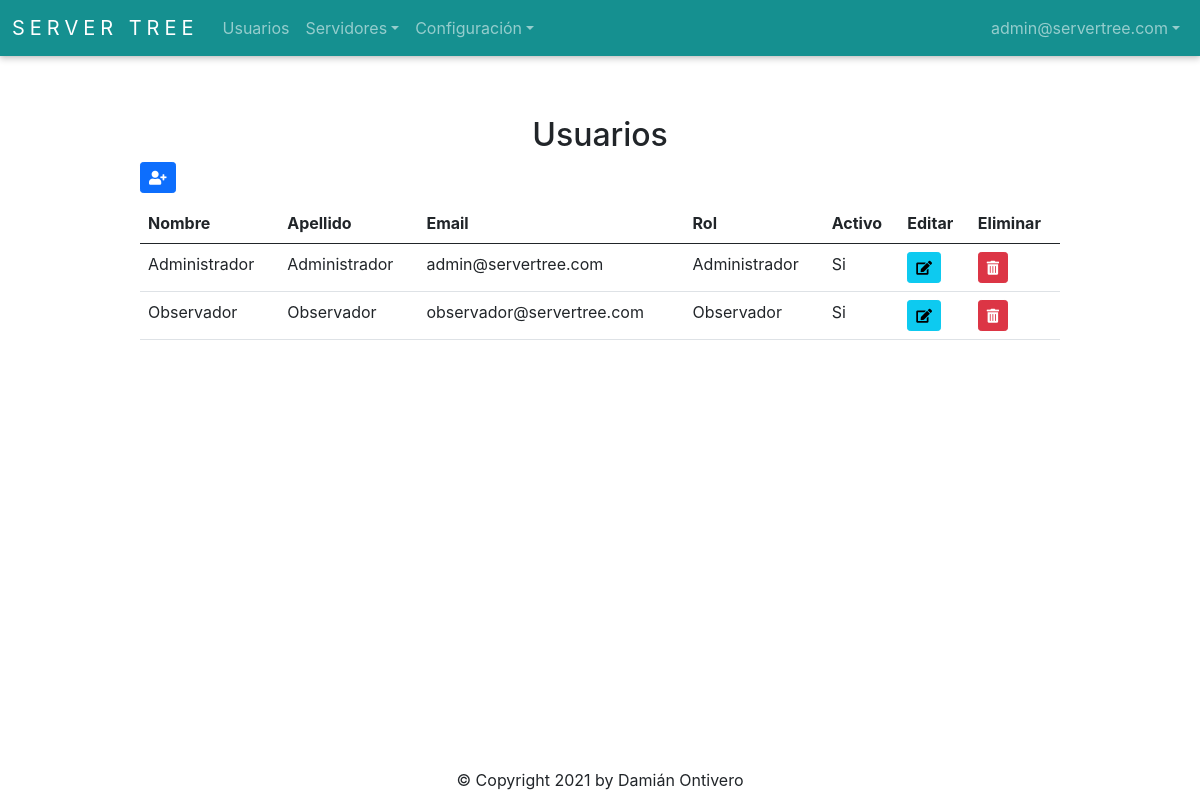
Page /auth/get_user_all (signed in) on the committed database.
### app/auth/models.py (models this page shows, shortened)
class User(db.Model, UserMixin):
    __tablename__ = 'Users'
    id = db.Column(db.Integer, autoincrement=True, primary_key=True)
    firstname = db.Column(db.String(128), nullable=False)
    lastname = db.Column(db.String(128), nullable=False)
    email = db.Column(db.String(256), unique=True, nullable=False)
    password = db.Column(db.String(256), nullable=False)
    role_id = db.Column(db.Integer, db.ForeignKey('Roles.id'), nullable=False)
    is_active = db.Column(db.Boolean)
    @staticmethod
    def get_by_id(id):
        return User.query.get(id)

class Role(db.Model):
    __tablename__ = 'Roles'
    id = db.Column(db.Integer, autoincrement=True, primary_key=True)
    role = db.Column(db.String(30), unique=True, nullable=False)
    @staticmethod
    def get_all():
        return Role.query.all()

### app/auth/routes.py (the view)
@auth_bp.route('/get_user_all', methods=['GET', 'POST'])
@login_required
def get_user_all():
    data = db.session.query(User, Role).join(Role).all()
    environments = Environment.get_all()
    user_form = UserForm()
    return render_template('user.html', data=data, environments=environments, user_form=user_form)

### app/auth/routes.py (called while the page is built)
@login_manager.user_loader
def load_user(user_id):
    return User.get_by_id(int(user_id))

### app/environments/models.py (called while the page is built)
    @staticmethod
    def get_all():
        return Environment.query.all()

### app/auth/templates/user.html (shortened to what this page needs)
{% extends 'base.html' %}
{% import 'bootstrap/wtf.html' as wtf %}
{% block content %}
<h2 style="text-align: center;">Usuarios</h2>
<div class="buttons">
  {% if current_user.role_id == 1 %}
    <button type="button" id="addUserButton" class="btn btn-primary btn-sm" data-bs-toggle="modal" data-bs-target="#userModal"><i class="fas fa-user-plus"></i></button>
  {% else %}
    <button disabled type="button" id="addUserButton" class="btn btn-primary btn-sm" data-bs-toggle="modal" data-bs-target="#userModal"><i class="fas fa-user-plus"></i></button>
  {% endif %}
</div>
<table class="table table-hover">
  <thead>
    <tr>
      <th>Nombre</th>
      <th>Apellido</th>
      <th>Email</th>
      <th>Rol</th>
      <th>Activo</th>
      <th>Editar</th>
      <th>Eliminar</th>
    </tr>
  </thead>
  <tbody>
    {% for user, role in data %}
      <tr>
        <td>{{ user.firstname }}</td>
        <td>{{ user.lastname }}</td>
        <td>{{ user.email }}</td>
        <td>{{ role.role }}</td>
        <td>
          {% if user.is_active == 0 %}
            No
          {% elif user.is_active == 1  %}
            Si
          {% endif %}
        </td>
        {% if current_user.role_id == 1 %}
          <td>
            <button type="button" class="btn btn-info btn-sm" id="editUserButton" data-id={{ user.id }} data-bs-toggle="modal" data-bs-target="#userModal"><i class="fas fa-edit"></i></button>
          </td>
          <td>
            <button type="button" class="btn btn-danger btn-sm" id="deleteUserButton" data-id={{ user.id }} data-bs-toggle="modal" data-bs-target="#deleteUserModal"><i class="fas fa-trash-alt"></i></button>
          </td>
        {% endif %}
      </tr>
    {% endfor %}
  </tbody>
</table>
{% endblock %}

### app/templates/base.html (shortened to what this page needs)
<!doctype html>
<html>
<head>
  <link rel="stylesheet" href="{{ url_for('static', filename='style.css') }}">
  <link rel="stylesheet" href="https://cdn.jsdelivr.net/npm/bootstrap@5.0.0/dist/css/bootstrap.min.css">
  <link rel="stylesheet" href="https://use.fontawesome.com/releases/v5.6.3/css/all.css">
</head>
<body>
  <nav class="navbar navbar-expand-lg navbar-dark">
      <div class="container-fluid">
        <a class="navbar-brand" href="{{ url_for('index.index') }}">Server Tree</a>
        <div class="collapse navbar-collapse" id="navbarSupportedContent">
          <ul class="navbar-nav me-auto mb-2 mb-lg-0">
              <li class="nav-item">
                <a class="nav-link" href="{{ url_for('auth.get_user_all') }}">Usuarios</a>
              </li>
              <li class="nav-item dropdown">
                  <a class="nav-link dropdown-toggle" href="#" id="navbarDropdown" role="button" data-bs-toggle="dropdown" aria-expanded="false">Servidores</a>
              </li>
              <li class="nav-item dropdown">
                  <a class="nav-link dropdown-toggle" href="#" id="navbarDropdown" role="button" data-bs-toggle="dropdown" aria-expanded="false">Configuración</a>
              </li>
          </ul>
          <ul class="navbar-nav">
            <li class="nav-item dropdown">
              <a class="nav-link dropdown-toggle" href="#" id="navbarDropdown" role="button" data-bs-toggle="dropdown" aria-expanded="false">{{ current_user.email }}</a>
            </li>
          </ul>
        </div>
      </div>
  </nav>
  <div class="container-base">
    {% block content %}{% endblock %}
  </div>
  <div class="footer">
    &copy; Copyright 2021 by Damián Ontivero
  </div>
</body>
</html>

### app/static/style.css (style rules this page uses)
* { text-decoration: none; font-family: -apple-system, BlinkMacSystemFont, 'Segoe UI', Roboto, Oxygen, Ubuntu, Cantarell, 'Open Sans', 'Helvetica Neue', sans-serif; }
html, body { margin: 0; padding: 0; width: 100%; height: 100%; position: relative; }
.navbar { background-color: #159090; box-shadow: 0 0 0.2rem rgb(0 0 0 / 10%), 0 0.2rem 0.4rem rgb(0 0 0 / 20%); }
.navbar-brand { text-transform: uppercase; letter-spacing: 5px; font-size: large; }
.footer { width: 100%; text-align: center; position: absolute; bottom: 1%; }
.container-base { width: 80%; position: relative; padding: 20px; left: 10%; top: 5%; overflow-x: auto; }
.container-base .buttons { margin-bottom: 10px; }

### rows in the picture
User: email "admin@servertree.com", firstname "Administrador", lastname "Administrador", role "Administrador", is_active "Si"
User: firstname "Observador", lastname "Observador", email "observador@servertree.com", role "Observador", is_active "Si"
